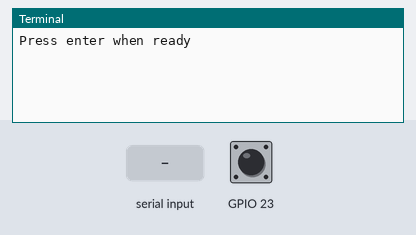
Recording of a program running on a simulated Raspberry Pi (BCM pin numbers). On the bench: the last lines printed to the terminal. The inputs (shaded band) are chosen by the test bench; at power-on: GPIO 23 HIGH. At 2.8 s the program stops and its outputs stay as they are.

Above: at 1.2 s.
1.3 s: "1" typed at the terminal
At 2.5 s:
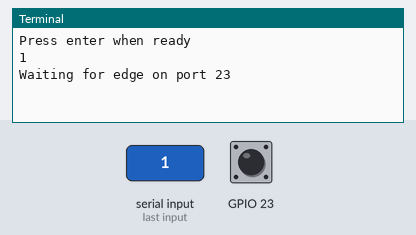
2.8 s: GPIO 23 pulled LOW for 0.15 s
At 3.7 s:
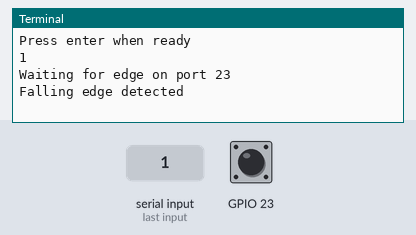

The program:

button.py
```python
import RPi.GPIO as GPIO
GPIO.setmode(GPIO.BCM)

GPIO.setup(23, GPIO.IN, pull_up_down=GPIO.PUD_UP)

raw_input("Press enter when ready")

print "Waiting for edge on port 23"

try:
    GPIO.wait_for_edge(23, GPIO.FALLING)
    print "Falling edge detected"
except KeyboardInterrupt:
    GPIO.cleanup()
GPIO.cleanup()
```

Measured:
- after the input at 1.3 s, the terminal: prints a new line at once (image 1)
- after the input at 2.8 s, the terminal: prints a new line at once (image 2)
